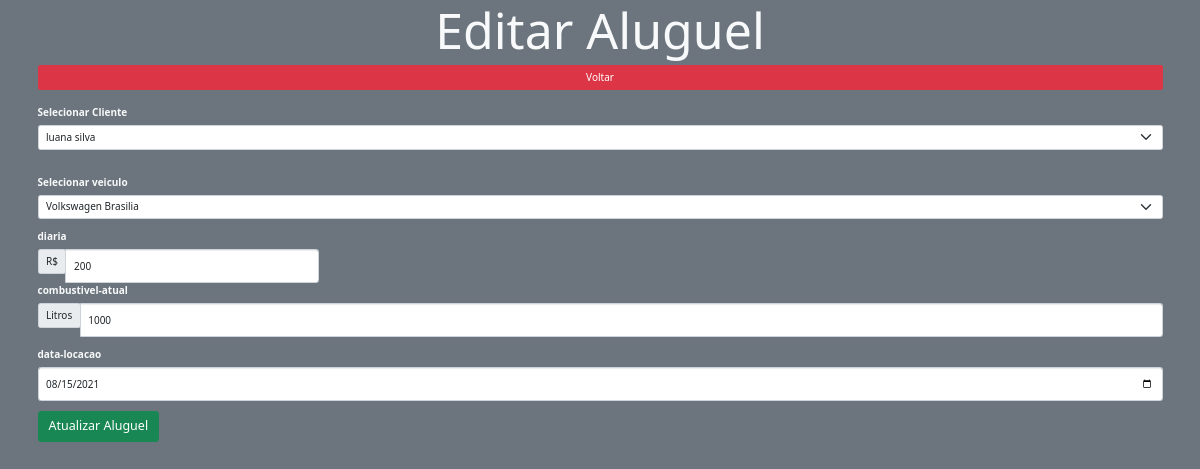
/src/views/editar-venda.php?id=6, run on the app's committed database.
### tables this page shows
CREATE TABLE `aluguel` (
  `idaluguel` int(11) NOT NULL,
  `idcliente` int(11) NOT NULL,
  `diaria` varchar(200) NOT NULL,
  `datalocacao` date NOT NULL,
  `combustivelatual` varchar(200) NOT NULL,
  `ativo` tinyint(1) NOT NULL
);

### src/controller/VendasController.php (called while the page is built, shortened)
<?php
require_once '../model/Venda.php';
require_once '../model/Database.php';
class VendasController extends aluguel
{
    protected $tabela = 'aluguel';
    public function findOne($idaluguel)
    {
        $query = "SELECT * FROM $this->tabela WHERE idaluguel = :id";
        $stm = Database::prepare($query);
        $stm->bindParam(':id', $idaluguel, PDO::PARAM_INT);
        $stm->execute();
        $aluguel = new aluguel(null, null, null,null,null,null,null);
        foreach ($stm->fetchAll() as $ven) {
            $aluguel->setidaluguel($ven->idaluguel);
            $aluguel->setidcliente($ven->idcliente);
            $aluguel->setdiaria($ven->diaria);
            $aluguel->setdatalocacao($ven->datalocacao);
            $aluguel->setcombustivelatual($ven->combustivelatual);
            $aluguel->setativo($ven->ativo);
        }
        return $aluguel;
    }
}

### src/model/Database.php (called while the page is built, shortened)
<?php
class Database
{
    private static $instance;
    public static function getInstance()
    {
        if (!isset(self::$instance)) {
            try {
                self::$instance = new PDO('mysql:host=' . HOST . '; dbname=' . BASE, USER, PASS);
                self::$instance->setAttribute(PDO::ATTR_ERRMODE, PDO::ERRMODE_EXCEPTION);
                self::$instance->setAttribute(PDO::ATTR_DEFAULT_FETCH_MODE, PDO::FETCH_OBJ);
            } catch (PDOException $error) {
                echo $error->getMessage();
            }
        }
        return self::$instance;
    }
    public static function prepare($sql)
    {
        return self::getInstance()->prepare($sql);
    }
}

### src/controller/ClientesController.php (called while the page is built, shortened)
<?php
require_once '../model/cliente.php';
require_once '../model/Database.php';
class ClientesController extends cliente
{
    protected $tabela = 'cliente';
    public function findAll()
    {
        $query = "SELECT * FROM $this->tabela";
        $stm = Database::prepare($query);
        $stm->execute();
        $clientes = array();
        foreach ($stm->fetchAll() as $cliente) {
            $clientes[] = new cliente($cliente->idcliente, $cliente->nome, $cliente->email, $cliente->endereco, $cliente->telefone);
        }
        return $clientes;
    }
}

### src/model/cliente.php (called while the page is built, shortened)
<?php
class cliente
{
    private $idcliente;
    private $nome;
    public function __construct($idcliente, $nome, $email,$endereco,$telefone)
    {
        $this->idcliente = $idcliente;
        $this->nome = $nome;
    }
    public function getidcliente()
    {
        return $this->idcliente;
    }
    public function getNome()
    {
        return $this->nome;
    }
}

### src/model/Venda.php (called while the page is built, shortened)
<?php
class aluguel
{
    private $idcliente;
    private $diaria;
    private $datalocacao;
    private $combustivelatual;
    public function __construct($idaluguel, $idcliente,$diaria,$datalocacao,$combustivelatual,$nome,$ativo)
    {
        $this->idcliente = $idcliente;
        $this->diaria = $diaria;
        $this->datalocacao = $datalocacao;
        $this->combustivelatual = $combustivelatual;
    }
    public function getidcliente()
    {
        return $this->idcliente;
    }
    public function setidcliente($idcliente)
    {
        $this->idcliente = $idcliente;
    }
        public function getdiaria()
    {
        return $this->diaria;
    }
    public function setdiaria($diaria)
    {
        $this->diaria = $diaria;
    }
    public function getdatalocacao()
    {
        return $this->datalocacao;
    }
    public function setdatalocacao($datalocacao)
    {
        $this->datalocacao = $datalocacao;
    }
        public function getcombustivelatual()
    {
        return $this->combustivelatual;
    }
    public function setcombustivelatual($combustivelatual)
    {
        $this->combustivelatual = $combustivelatual;
    }
}

### src/controller/veiculoController.php (called while the page is built, shortened)
<?php
require_once '../model/veiculo.php';
require_once '../model/Database.php';
class veiculoController extends veiculo
{
    protected $tabela = 'veiculo';
     public function findAll()
    {
        $query = "SELECT * FROM $this->tabela";
        $stm = Database::prepare($query);
        $stm->execute();
        $veiculos = array();
        foreach ($stm->fetchAll() as $veiculo) {
            $veiculos[] = new veiculo($veiculo->idveiculo,$veiculo->idseguro, $veiculo->idmodelo, $veiculo->idtipoveiculo,$veiculo->ano, $veiculo->cor, $veiculo->placa, $veiculo->status, $veiculo->nome);
        }
        return $veiculos;
    }
}

### src/model/veiculo.php (called while the page is built, shortened)
<?php
class  veiculo
{
    private $idveiculo;
    private $nome;
    public function __construct($idveiculo, $idseguro,$idmodelo,$idtipoveiculo,$ano,$cor,$placa,$status,$nome)
    {
        $this->idveiculo = $idveiculo;
        $this->nome = $nome;
    }
    public function getidveiculo()
    {
        return $this->idveiculo;
    }
    public function getnome()
    {
        return $this->nome;
    }
}

### src/controller/ItensVendaController.php (called while the page is built, shortened)
    <?php
require_once '../model/Database.php';
class ItensVendaController extends itemaluguel
{
    protected $tabela = 'itemaluguel';
    public function findidveiculo($idaluguel)
    {
        $query = "SELECT idveiculo FROM $this->tabela WHERE idaluguel = :id";
        $stm = Database::prepare($query);
        $stm->bindParam(':id', $idaluguel, PDO::PARAM_INT);
        $stm->execute();
        $a = $stm->fetch(PDO::FETCH_OBJ);
        $itemaluguel = $a->idveiculo;
        return $itemaluguel;
    }
}

### src/views/editar-venda.php (the view, shortened to what this page needs)
<?php
require_once '../controller/ItensVendaController.php';
require_once '../controller/veiculoController.php';
require '../controller/ClientesController.php';
require_once '../controller/VendasController.php';
$idaluguel = $_GET['id'];
$clientes = new ClientesController();
$veiculos = new veiculoController();
$aluguel = new VendasController();
$itemaluguel = new ItensVendaController();
$aluguel->setidaluguel($idaluguel);
$aluguel->setdiaria($aluguel->findOne($idaluguel)->getdiaria());
$aluguel->setidcliente($aluguel->findOne($idaluguel)->getidcliente());
$aluguel->setdatalocacao($aluguel->findOne($idaluguel)->getdatalocacao());
$aluguel->setcombustivelatual($aluguel->findOne($idaluguel)->getcombustivelatual());
$itemaluga = $itemaluguel->findidveiculo($idaluguel);
?>
<!DOCTYPE html>
<html lang="pt_br">
<head>
    <link rel="stylesheet" type="text/css" href="//netdna.bootstrapcdn.com/bootstrap/3.0.3/css/bootstrap.min.css">
    <link rel="stylesheet" type="text/css" href="//assets.locaweb.com.br/locastyle/2.0.6/stylesheets/locastyle.css">
    <link rel="stylesheet" href="../../public/styles/main.css">
</head>
<body class="bg-secondary">
    <div class="container">
        <h1 class="display-1 text-center text-light">Editar Aluguel</h1>
        <nav class="nav nav-pills nav-justified ">
            <a href="./vendas.php" class="nav-item nav-link active bg-danger" >Voltar </a>
        </nav>
        <form class='form' id="form" action="./editar-venda.php?id=<?= $idaluguel ?>" method="POST">
            <div class="mb-3"><br>
                <label for="idcliente" class="form-label text-light">Selecionar Cliente</label>
                <select name="idcliente" class="form-select" id="idcliente" required>
                    <?php
                    foreach ($clientes->findAll() as $cliente) {
                        if ($cliente->getidcliente() == $aluguel->getIdCliente()) { ?>
                        <option selected value="<?= $cliente->getidcliente() ?>"><?= $cliente->getNome() ?></option> <?php
                    } else { ?>
                        <option value="<?= $cliente->getidcliente() ?>"><?= $cliente->getNome() ?></option> <?php
                    }
                    }
                    ?>
                </select>
            </div>
            <div class="mb-3"><br>
                <label for="idveiculo" class="form-label text-light">Selecionar veiculo</label>
                <select name="idveiculo" class="form-select" id="idveiculo" required>
                    <?php
                    foreach ($veiculos->findall() as $veiculo) {
                    if ($veiculo->getidveiculo() == $itemaluga) { ?>
                    <option selected value="<?= $veiculo->getidveiculo() ?>"><?= $veiculo->getNome() ?></option> <?php
                    } else { ?>
                    <option value="<?= $veiculo->getidveiculo() ?>"><?= $veiculo->getNome() ?></option> <?php
                    }
                    }
                    ?>
                </select>
            </div>
            <div class="input" style="width: 25% !important;">
                <label for="diaria" class="form-label text-light">diaria</label>
                <div class="input-group">
                    <div class="input-group-prepend">
                        <span class="input-group-text">R$</span>
                    </div>
                    <input type="number" min="1" step="any"  value="<?= $aluguel->getdiaria() ?>" name="diaria" class="form-control" id="diaria" autocomplete="off" required>
                </div>
            </div>
            <div class="mb-3">
                <label for="combustivelatual" class="form-label text-light">combustivel-atual</label>
                <div class="input-group">
                    <div class="input-group-prepend">
                        <span class="input-group-text">Litros</span>
                    </div>
                    <input type="number" min="1" step="any"  value="<?= $aluguel->getcombustivelatual() ?>" name="combustivelatual" class="form-control" id="combustivelatual" autocomplete="off" required>
                </div>
            </div>
            <div class="mb-3">
                <label for="datalocacao" class="form-label text-light">data-locacao</label>
                <input type="date" step="any"  value="<?= $aluguel->getdatalocacao() ?>" name="datalocacao" class="form-control" id="datalocacao" autocomplete="off" required>
            </div>
            <div class="button mt-3">
                <button type="submit" class="btn btn-lg btn-success">Atualizar Aluguel</button>
            </div>
        </form>
                 <?php
        if (!$_POST) return;
        ?>

### data on the page
aluguel: diaria "200", combustivelatual "1000", datalocacao "08/15/2021"

### other printed values
form field idcliente "luana silva"
form field idveiculo "Volkswagen Brasilia"
